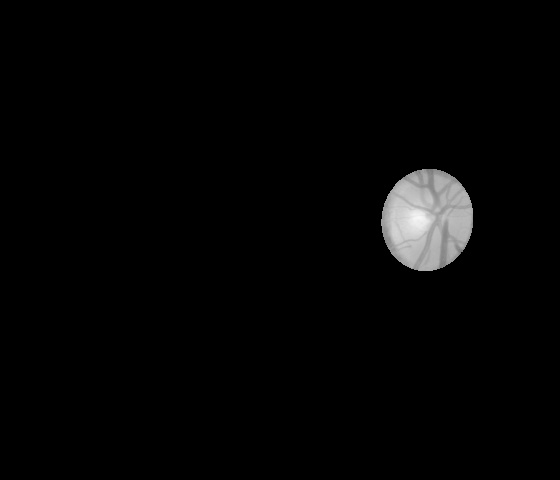
#> input picture Fundus_tool/OD_example/od6.jpg, 560 x 480 px, found by its file name
$ python optic_extract2.py
#> lines starting #> are read from the running program, lines starting #| are printed output that depends on the picture; after the words box and inside, x2 and y2 are one past the last pixel; in counts of white or black regions, pixels touching at a corner belong together
import numpy as np
import cv2
import os
import math
def kaiser_filtering(k_filter, green_im):
    f = cv2.dft(green_im.astype(np.float32), flags=cv2.DFT_COMPLEX_OUTPUT)
    f_shifted = np.fft.fftshift(f)
    f_complex = f_shifted[:,:,0]*1j + f_shifted[:,:,1]
    f_filtered = k_filter * f_complex
    f_filtered_shifted = np.fft.fftshift(f_filtered)
    inv_img = np.fft.ifft2(f_filtered_shifted) # inverse F.T.
    filtered_img = np.abs(inv_img)
    return filtered_img

def center_detection(img_path):
    img_name = img_path.split('/')[-1]
    rgb_img = cv2.imread(img_path)
    ser = img_name.split('.')[0]
    od_box = int(rgb_img.shape[1]/20)
    blue, green, red = cv2.split(rgb_img)
    kaiser1 = np.kaiser(od_box,14)[:,None] # 1D hamming
    kaiser2 = np.kaiser(od_box,14)[:,None]
    kaiser2d = np.sqrt(np.dot(kaiser1, kaiser2.T)) # expand to 2D hamming
    k_filter = kaiser1
    best = 0
    for i in range(rgb_img.shape[1]-1):
        k_filter=np.hstack((k_filter,kaiser1))
    for j in range(int(rgb_img.shape[0]/od_box)):
        if j*od_box+od_box>rgb_img.shape[0]+1:
            break
        else:
            green_im=green[j*od_box:j*od_box+od_box,:]
        filtered_img = kaiser_filtering(k_filter,green_im)
        if np.max(filtered_img)>best:
            best = np.max(filtered_img)
            y_index = j*od_box
    green_im=green[y_index:y_index+od_box,:]
    horizon_filtered_img = kaiser_filtering(k_filter,green_im)
    best = 0
    for i in range(int(rgb_img.shape[1]/od_box)):
        if j*od_box+od_box>rgb_img.shape[0]+1:
            break
        else:
            green_im=green[y_index:y_index+od_box,i*od_box:i*od_box+od_box]
        filtered_img = kaiser_filtering(kaiser2d, green_im)
        if np.max(filtered_img)>best:
                best = np.max(filtered_img)
                x_index = i*od_box
    green_im=green[y_index:y_index+od_box:,x_index:x_index+od_box]
    best_filtered_img = kaiser_filtering(kaiser2d, green_im)

    center_x = int(x_index+od_box/2)
    center_y = int(y_index+od_box/2)
    center = cv2.line(rgb_img, (center_x,center_y),(center_x,center_y), (255,0,0), 20)
    return center_x, center_y

def od_cropping(img_path, out_path, center_x, center_y, r):
    rgb_img = cv2.imread(img_path)
    gray_img = cv2.imread(img_path, cv2.IMREAD_GRAYSCALE)
    blue, green, red = cv2.split(rgb_img)
    img_name = img_path.split('/')[-1]
    cv2.circle(rgb_img, (center_x,center_y), r, (0,0,0), 2)
    mask = np.zeros((rgb_img.shape[0], rgb_img.shape[1]), dtype=np.uint8)
    cv2.circle(mask, (center_x,center_y), r, (1,1,1), -1, 15, 0)
    cropped = red*mask
    cond=np.where(cropped>0)
    dif = np.max(cropped[cond])-np.min(cropped[cond])
    cropped_normal = (red-np.min(cropped[cond]))*(255/dif)*mask
    threshold = 140
    while True:
        if threshold > 255:
            print('Cannot find OD :', img_path)
            return (0,0)
        binary_img = (cropped_normal>=threshold).astype('uint8')*255
        contours, hierachy = cv2.findContours(binary_img, cv2.RETR_TREE,cv2.CHAIN_APPROX_TC89_KCOS)
        if len(contours) == 0:
            threshold = threshold+10
            continue
        best_cnt = contours[0]
        best_area = 0
        for cnt, hier in zip(contours, hierachy[0]):
            temp_area = cv2.contourArea(cnt)
            if hier[3]==-1 and temp_area>best_area and cv2.pointPolygonTest(cnt,(center_x,center_y),True)>=0:
                best_cnt = cnt
                best_area = temp_area
        if best_cnt.shape[0] < 10: #at least contour shout have 10 points
            threshold = threshold+10
            continue
        (x,y), (MA, ma), angle = cv2.fitEllipse(best_cnt)
        fit_ellipse_area = math.pi * MA * ma/4
        circularity = best_area/fit_ellipse_area
        cv2.drawContours(rgb_img, [best_cnt], 0, (0, 255, 0), 1)
        if best_area > mask.sum()/4 or ma/MA>1.5:
            threshold = threshold+10
            continue
        else:
            circularity = best_area/fit_ellipse_area
        #print(circularity)
        if 0.95 < circularity < 1.05:
            break
        threshold = threshold+10
    el_img =  cv2.ellipse(rgb_img, ((x,y), (MA, ma), angle), (255, 255, 255), -1) #red
    od_mask = (el_img==255)
    od_mask = od_mask.astype(np.uint8)
    od = od_mask[:,:,0] * gray_img
    cv2.imwrite(out_path+img_name,od)


def extract_od(img_path, out_path):
    if not os.path.isdir(out_path):
        os.makedirs(out_path)
    rgb_img = cv2.imread(img_path)
    #algorithm1
    center_x, center_y = center_detection(img_path)
    #algorithm2
    r= int(rgb_img.shape[0]/5)
    od_cropping(img_path, out_path, center_x, center_y, r)

def main():
    #Input Image Path example
    file = './od_example/od6.jpg'
    #Output Image Path example
    output_path = "./out/"
    extract_od(file,output_path)
#> in extract_od, rgb_img is the input picture: shape (480, 560, 3); min 0, max 247, mean 4.9
#> after the loop in center_detection, `for i in range(rgb_img.shape[1]-1):`:
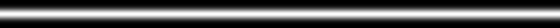
#> k_filter: shape (28, 560) float64; min 7.73e-06, max 0.991, mean 0.32
#> the loop in center_detection, `for j in range(int(rgb_img.shape[0]/od_box)):` made 17 passes
#> best on passes 7 to 8: 193.1, 242
#> after the loop in center_detection, `for j in range(int(rgb_img.shape[0]/od_box)):`: best = 242; y_index = 196
#> in center_detection, `green_im=green[y_index:y_index+od_box,:]`:
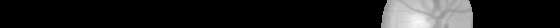
#> green_im: shape (28, 560); min 0, max 247, mean 29.7
#> the loop in center_detection, `for i in range(int(rgb_img.shape[1]/od_box)):` made 20 passes
#> best on passes 14 to 15: 186, 242
#> after the loop in center_detection, `for i in range(int(rgb_img.shape[1]/od_box)):`:
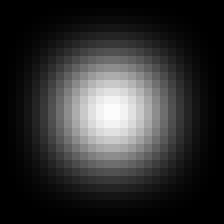
#> kaiser2d: shape (28, 28) float64 (shown 8 times larger); min 7.73e-06, max 0.991, mean 0.193
#> after the loop in center_detection, `for i in range(int(rgb_img.shape[1]/od_box)):`: best = 242; x_index = 392
#> in center_detection, `green_im=green[y_index:y_index+od_box:,x_index:x_index+od_box]`:
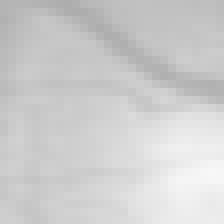
#> green_im: shape (28, 28) (shown 8 times larger); min 173, max 247, mean 205.8
#> in center_detection, `center_x = int(x_index+od_box/2)`: center_x = 406
#> in center_detection, `center_y = int(y_index+od_box/2)`: center_y = 210
#> in extract_od, `center_x, center_y = center_detection(img_path)`: center_x = 406; center_y = 210
#> in od_cropping, `cv2.circle(mask, (center_x,center_y), r, (1,1,1), -1, 15, 0)`:
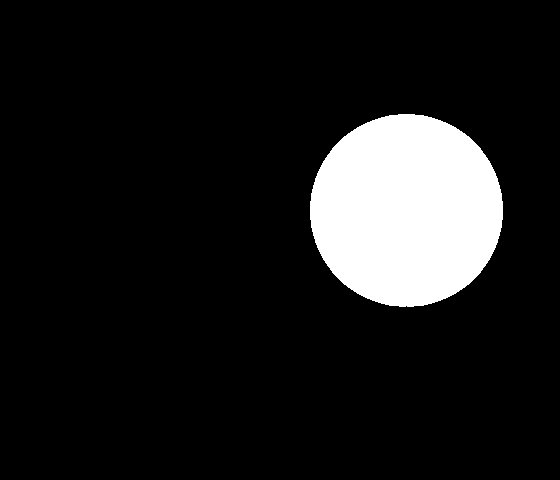
#> mask: shape (480, 560); values 0 (black) and 1 (white), 10.9% white; 1 white region, box (x1, y1, x2, y2) and area: (310, 114, 503, 307) 29238
#> in od_cropping, `cond=np.where(cropped>0)`: cond = 7933 positions, rows 168 to 271, columns 376 to 479
#> in od_cropping, `dif = np.max(cropped[cond])-np.min(cropped[cond])`: dif = 246
#> after the loop in od_cropping, `while True:`:
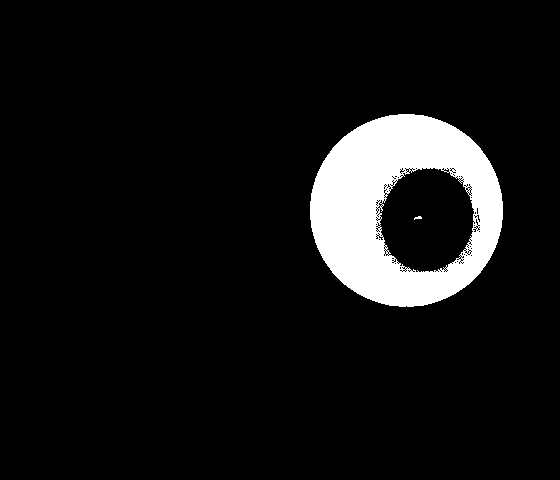
#> binary_img: shape (480, 560); 7.9% white; 2 white regions (1 under 20 px), largest, box (x1, y1, x2, y2) and area: (310, 114, 503, 307) 21305
#> after the loop in od_cropping, `while True:`:
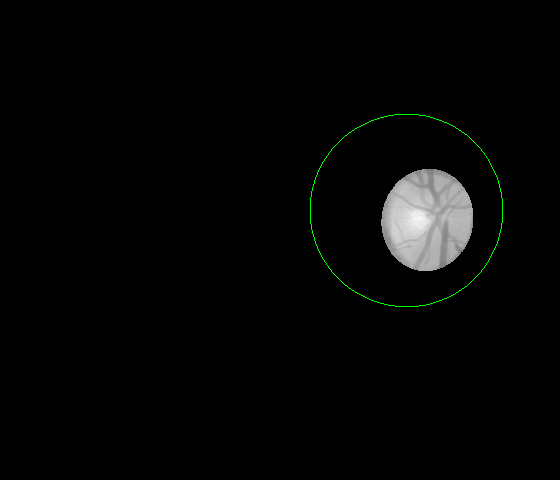
#> rgb_img: shape (480, 560, 3); 0.2% of pixels changed, all inside (x1, y1, x2, y2) = (310, 114, 503, 307)
#> after the loop in od_cropping, `while True:`: threshold = 260
    return

if __name__ == "__main__":
	main()

$ run again, with Fundus_tool/OD_example/od1.jpg copied over Fundus_tool/OD_example/od6.jpg
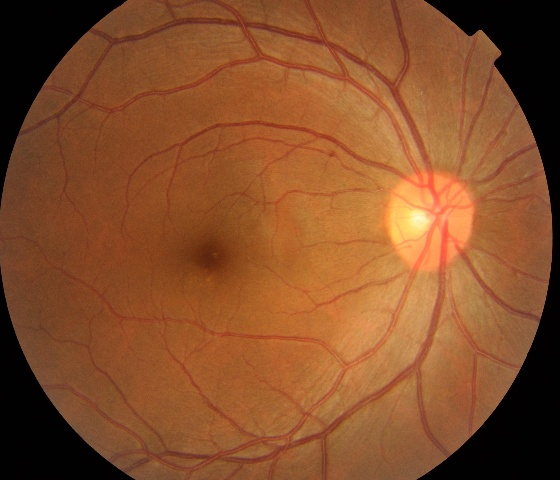
#> input picture Fundus_tool/OD_example/od1.jpg, 560 x 480 px, found by its file name
#> in extract_od, rgb_img is the input picture: shape (480, 560, 3); mean B, G, R 42.3, 78.6, 133.9
#> the loop in center_detection, `for j in range(int(rgb_img.shape[0]/od_box)):` made 17 passes
#> best on passes 1 to 8: 98.84, 112.8, 126.4, 140.1, 148, 154.8, 181.1, 246.2
#> after the loop in center_detection, `for j in range(int(rgb_img.shape[0]/od_box)):`: best = 246.2; y_index = 196
#> the loop in center_detection, `for i in range(int(rgb_img.shape[1]/od_box)):` made 20 passes
#> best on passes 1 to 8: 68.77, 68.96, 70.09, 72.98, 75.64, 79.94, 80.52, 82.3
#> after the loop in center_detection, `for i in range(int(rgb_img.shape[1]/od_box)):`: best = 246.9; x_index = 392
#> filtered_img: shape (28, 28) float64
#> in center_detection, `center_x = int(x_index+od_box/2)`: center_x = 406
#> in center_detection, `center_y = int(y_index+od_box/2)`: center_y = 210
#> in extract_od, `center_x, center_y = center_detection(img_path)`: center_x = 406; center_y = 210
#> mask: shape (480, 560); values 0 (black) and 1 (white), 10.9% white; 1 white region, box (x1, y1, x2, y2) and area: (310, 114, 503, 307) 29238
#> cond = 29238 positions, rows 114 to 306, columns 310 to 502
#> dif = 111
#> the loop in od_cropping, `while True:` made 5 passes
#> (x, y, MA, ma, angle, fit_ellipse_area) on passes 1 to 5: (415.9, 226.9, 101.9, 154.8, 20.86, 12386.4), (418.4, 225.3, 96.42, 146.8, 15.55, 11116.9), (417.9, 227.1, 90.41, 144, 32.55, 10222.4), (426.2, 219.5, 92.42, 104.9, 7.69, 7613.1), (426.9, 219.5, 90.67, 101.7, 10.19, 7240)
#> pass 1, in od_cropping, `binary_img = (cropped_normal>=threshold).astype('uint8')*255`:
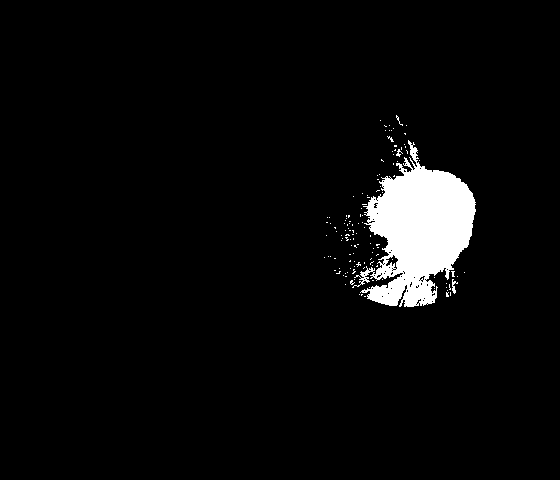
#> binary_img: shape (480, 560); 4.2% white; 129 white regions (126 under 20 px), largest, box (x1, y1, x2, y2) and area: (352, 140, 476, 307) 10938, (452, 279, 458, 294) 41, (396, 149, 403, 157) 23
#> after the loop in od_cropping, `while True:`: threshold = 180
#> in od_cropping, `el_img =  cv2.ellipse(rgb_img, ((x,y), (MA, ma), angle), (255, 255, 25..`:
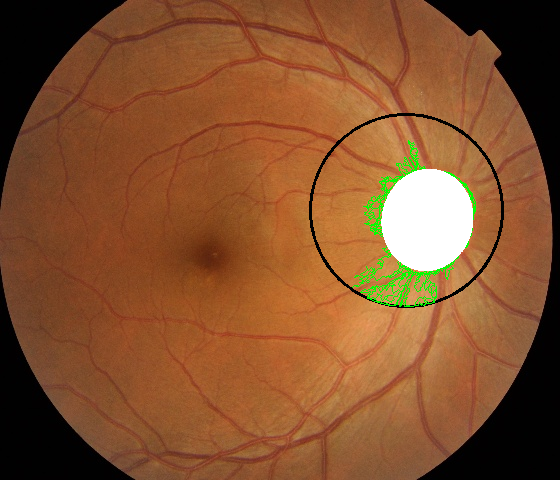
#> el_img: shape (480, 560, 3); mean B, G, R 46, 81.4, 131.5

$ run again, with Fundus_tool/OD_example/od3.jpg copied over Fundus_tool/OD_example/od6.jpg
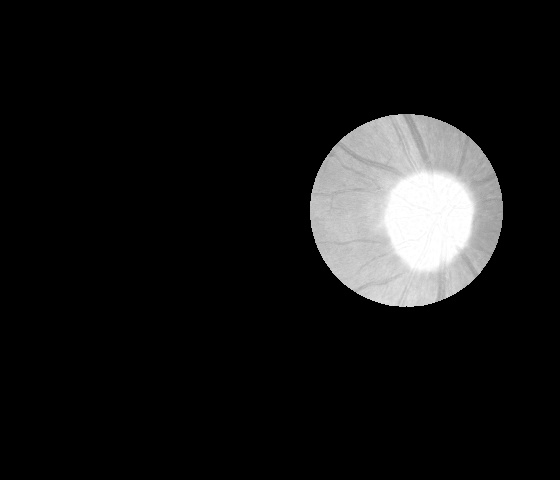
#> input picture Fundus_tool/OD_example/od3.jpg, 560 x 480 px, found by its file name
#> in extract_od, rgb_img is the input picture: shape (480, 560, 3); min 0, max 255, mean 22.4
#> the loop in center_detection, `for j in range(int(rgb_img.shape[0]/od_box)):` made 17 passes
#> best on passes 5, 6, 7, 8, 10: 204.1, 213.2, 252.7, 252.7, 252.7
#> after the loop in center_detection, `for j in range(int(rgb_img.shape[0]/od_box)):`: best = 252.7; y_index = 252
#> the loop in center_detection, `for i in range(int(rgb_img.shape[1]/od_box)):` made 20 passes
#> best on passes 12 to 15: 199.6, 205.5, 212.2, 252.6
#> after the loop in center_detection, `for i in range(int(rgb_img.shape[1]/od_box)):`: best = 252.6; x_index = 392
#> filtered_img: shape (28, 28) float64
#> in center_detection, `center_x = int(x_index+od_box/2)`: center_x = 406
#> in center_detection, `center_y = int(y_index+od_box/2)`: center_y = 266
#> in extract_od, `center_x, center_y = center_detection(img_path)`: center_x = 406; center_y = 266
#> mask: shape (480, 560); values 0 (black) and 1 (white), 10.9% white; 1 white region, box (x1, y1, x2, y2) and area: (310, 170, 503, 363) 29238
#> cond = 19056 positions, rows 170 to 311, columns 312 to 500
#> dif = 254
#> the loop in od_cropping, `while True:` made 9 passes
#> (x, y, MA, ma, angle, fit_ellipse_area) on passes 4 to 9: (402.9, 266.7, 183.6, 195.9, 165.3, 28242.9), (402.1, 267.5, 181.9, 193.6, 176.9, 27669.3), (401, 267.4, 169.6, 194.9, 8.67, 25969.6), (410.4, 266.8, 150.7, 198.3, 19.4, 23467.4), (409, 258.2, 155.8, 176.7, 49.62, 21623), (426.4, 220.1, 91.19, 101.6, 7.93, 7278.8)
#> after the loop in od_cropping, `while True:`:
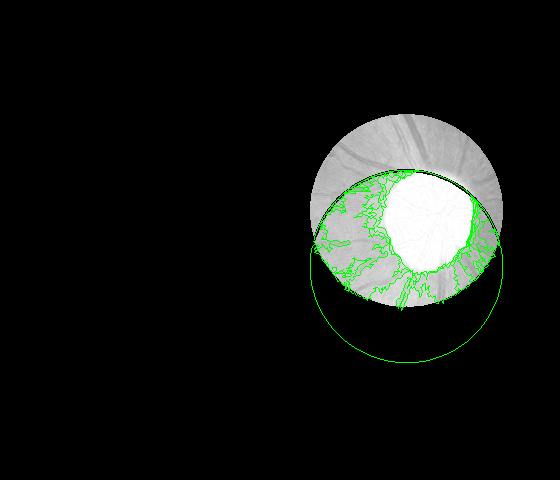
#> rgb_img: shape (480, 560, 3); mean B, G, R 20.3, 23.1, 20.3
#> after the loop in od_cropping, `while True:`: threshold = 220
#> in od_cropping, `od = od_mask[:,:,0] * gray_img`:
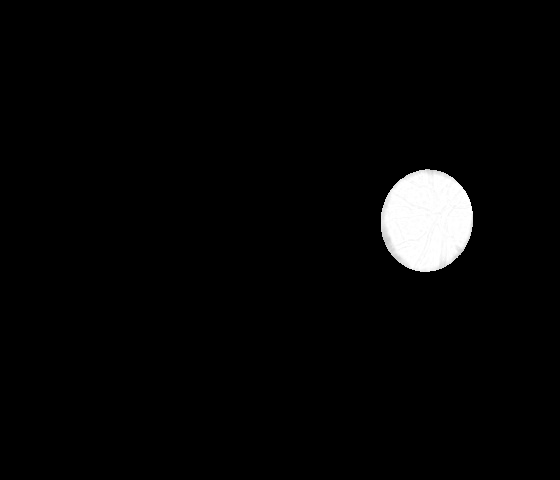
#> od: shape (480, 560); min 0, max 255, mean 6.9
